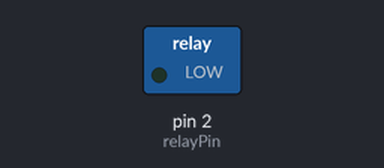
Bench run of a sketch on a simulated Arduino Uno, built with avr-gcc and run on an emulated ATmega328P. Shown: switched loads named in the sketch (green lamp = pin HIGH).

Above: at 1.5 s.
At 4.5 s:
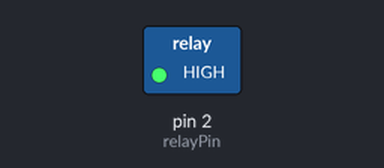
Timing chart, 0 to 7.8 s (numbered marks = the images above):
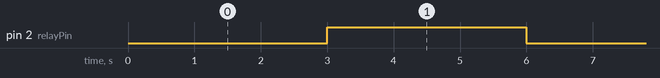

The sketch:

LEDARDUINO-2ndVersion.ino
```cpp
const int relayPin = 2;  // Pin connected to relay control
unsigned long previousMillis = 0;
const unsigned long interval = 3000;  // 3 seconds
bool ledState = false;

void setup() {
  pinMode(relayPin, OUTPUT);
  digitalWrite(relayPin, LOW);  // Start with relay off
}

void loop() {
  unsigned long currentMillis = millis();

  if (currentMillis - previousMillis >= interval) {
    previousMillis = currentMillis;
    ledState = !ledState;  // Toggle state

    digitalWrite(relayPin, ledState ? HIGH : LOW);
  }
}
```

Measured:
- by itself, pin 2 (relayPin): alternates HIGH for 3.0 s and LOW for 3.0 s
